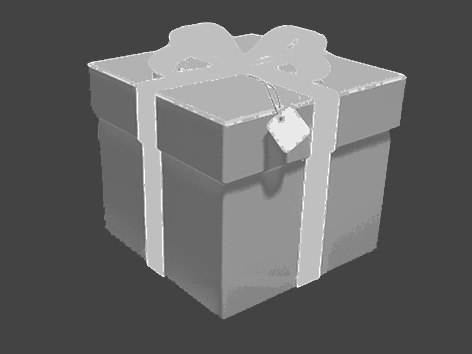
#> input picture Code/Content/Material/collection_grey/v1_0/collection-grey.png, 472 x 354 px
$ python process.py
#> lines starting #> are read from the running program, lines starting #| are printed output that depends on the picture
import cv2
import numpy as np

img = cv2.imread('collection-grey.png')
#> img is the input picture: shape (354, 472, 3); min 67, max 255, mean 101.8
img2 = cv2.imread('collection-grey-color-mask.png')
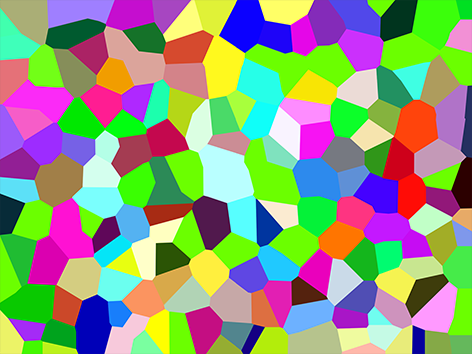
#> input picture Code/Content/Material/collection_grey/v1_0/collection-grey-color-mask.png, 472 x 354 px
#> img2 is the input picture: shape (354, 472, 3); mean B, G, R 126, 154, 143.9
cv2.imshow("rua", img)
cv2.waitKey(0)

img = cv2.cvtColor(img, cv2.COLOR_BGR2HSV)
#> img: shape (354, 472, 3); mean H, S, V 0, 0, 101.8
cvt = [ 0.114, 0.587 ,0.299 ]
# B, G, R

[h, w, _] = np.shape(img2)
#> h = 354; w = 472
print(h, w, _)
#| 354 472 3

img2 = cv2.cvtColor(img2, cv2.COLOR_BGR2HSV)
#> img2: shape (354, 472, 3); mean H, S, V 82.2, 183.2, 219.2
img2[:, :, 2] = img[:, :, 2]
#> img2: shape (354, 472, 3); mean H, S, V 82.2, 183.2, 101.8
img2 = cv2.cvtColor(img2, cv2.COLOR_HSV2BGR)
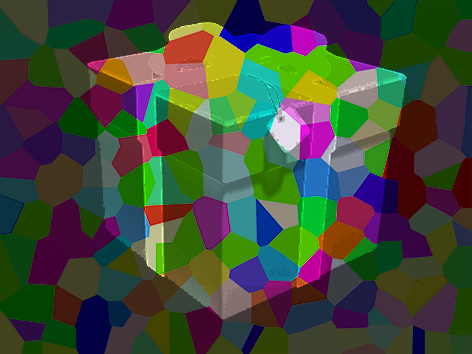
#> img2: shape (354, 472, 3); mean B, G, R 57.8, 72.2, 66.1

cv2.imshow("rua", img2)
cv2.waitKey(0)
cv2.imwrite("result_HSV.png", img2)
img2 = cv2.cvtColor(img2, cv2.COLOR_BGR2HSV)
#> img2: shape (354, 472, 3); mean H, S, V 82.2, 184.3, 101.8
img = img2
img[:, :, 1] = 0
#> img: shape (354, 472, 3); mean H, S, V 82.2, 0, 101.8
img = cv2.cvtColor(img, cv2.COLOR_HSV2BGR)
cv2.imshow("rua", img)
cv2.waitKey(0)
'''

import cv2
import numpy as np
# ? cv2.cvtColor might be different from our method
cvt = [ 0.114, 0.587 ,0.299 ]
grey = cv2.imread('./collection-grey.png', cv2.IMREAD_UNCHANGED) / 255
grey = grey.dot(cvt)[:,:,None] # converting to grey image and augment dim
print(f"Grey shape: {grey.shape}")
color = cv2.imread('./collection-grey-color-mask.png', cv2.IMREAD_UNCHANGED) / 255
color_grey = color.dot(cvt)[:,:,None] # converting to grey image
print(f"Color grey shape: {color.shape}")
cvted = color / color_grey * grey
# cvted = np.clip(color / color_grey * grey, 0, 255).astype('uint8')
print(f"Cvted shape: {cvted.shape}")
cvted_grey = cvted.dot(cvt)[:,:,None]

import matplotlib.pyplot as plt
plt.imshow(cvted[:,:,::-1])
plt.figure()
plt.imshow(cvted_grey,cmap="gray")
plt.show()

cv2.imwrite('./result_2.png', cvted*255)
cv2.imwrite('./result_grey_2.png', cvted_grey*255)
'''
